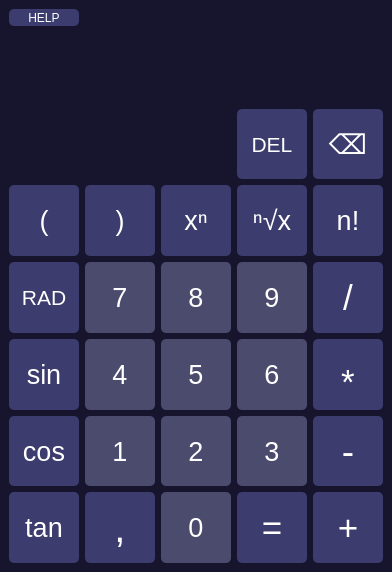
<?xml version="1.0" encoding="UTF-8"?> 
<!-- 
    Název projektu:   Calm CatCalc 

    Soubor:           mainwindow.ui 
    Autor:            Lukáš Farkašovský <xfarkal00> 
    Datum:            08.04.2024 
    Poslední změna:   19.04.2024 
    
    Tým:      Calm CatCalc Coders 
    Členové:  Farkašovský Lukáš    <xfarkal00> 
              Hýža Pavel           <xhyzapa00> 
              Kalina Jan           <xkalinj00> 
              Krejčí David         <xkrejcd00> 
--> 
<ui version="4.0"> 
<class>MainWindow</class> 
<widget class="QMainWindow" name="MainWindow"> 
  <property name="geometry"> 
   <rect> 
    <x>0</x> 
    <y>0</y> 
    <width>392</width> 
    <height>572</height> 
   </rect> 
  </property> 
  <property name="sizePolicy"> 
   <sizepolicy hsizetype="Preferred" vsizetype="Expanding"> 
    <horstretch>0</horstretch> 
    <verstretch>0</verstretch> 
   </sizepolicy> 
  </property> 
  <property name="minimumSize"> 
   <size> 
    <width>0</width> 
    <height>0</height> 
   </size> 
  </property> 
  <property name="windowTitle"> 
   <string>MainWindow</string> 
  </property> 
  <property name="styleSheet"> 
   <string notr="true">QMainWindow{ 
        background-color: rgb(23, 21, 46); 
}</string> 
  </property> 
  <widget class="QWidget" name="centralwidget"> 
   <layout class="QGridLayout" name="gridLayout"> 
    <item row="3" column="2" colspan="5"> 
     <widget class="QLineEdit" name="Display"> 
      <property name="enabled"> 
       <bool>true</bool> 
      </property> 
      <property name="sizePolicy"> 
       <sizepolicy hsizetype="Expanding" vsizetype="Expanding"> 
        <horstretch>0</horstretch> 
        <verstretch>0</verstretch> 
       </sizepolicy> 
      </property> 
      <property name="minimumSize"> 
       <size> 
        <width>70</width> 
        <height>70</height> 
       </size> 
      </property> 
      <property name="font"> 
       <font> 
        <family>Arial</family> 
        <pointsize>22</pointsize> 
       </font> 
      </property> 
      <property name="cursor"> 
       <cursorShape>IBeamCursor</cursorShape> 
      </property> 
      <property name="mouseTracking"> 
       <bool>false</bool> 
      </property> 
      <property name="tabletTracking"> 
       <bool>false</bool> 
      </property> 
      <property name="focusPolicy"> 
       <enum>Qt::FocusPolicy::NoFocus</enum> 
      </property> 
      <property name="layoutDirection"> 
       <enum>Qt::LayoutDirection::LeftToRight</enum> 
      </property> 
      <property name="styleSheet"> 
       <string notr="true">QLineEdit{ 
        /*barva pozadi tmavá a text bílý*/ 
        background-color: rgb(23, 21, 46); 
        color: white; 
        /*úprava ohraničení*/ 
        border: none; 
        border-radius: 5px; 
                padding-left: 5px; 
}</string> 
      </property> 
      <property name="inputMethodHints"> 
       <set>Qt::InputMethodHint::ImhNone</set> 
      </property> 
      <property name="text"> 
       <string/> 
      </property> 
      <property name="frame"> 
       <bool>false</bool> 
      </property> 
      <property name="alignment"> 
       <set>Qt::AlignmentFlag::AlignRight|Qt::AlignmentFlag::AlignTrailing|Qt::AlignmentFlag::AlignVCenter</set> 
      </property> 
      <property name="readOnly"> 
       <bool>true</bool> 
      </property> 
      <property name="clearButtonEnabled"> 
       <bool>false</bool> 
      </property> 
     </widget> 
    </item> 
    <item row="25" column="5"> 
     <widget class="QPushButton" name="Zrovna"> 
      <property name="sizePolicy"> 
       <sizepolicy hsizetype="Preferred" vsizetype="Expanding"> 
        <horstretch>0</horstretch> 
        <verstretch>0</verstretch> 
       </sizepolicy> 
      </property> 
      <property name="minimumSize"> 
       <size> 
        <width>70</width> 
        <height>70</height> 
       </size> 
      </property> 
      <property name="font"> 
       <font> 
        <family>Arial</family> 
        <pointsize>26</pointsize> 
       </font> 
      </property> 
      <property name="styleSheet"> 
       <string notr="true">QPushButton { 
        background-color: rgb(60, 60, 110); 
        border: none; 
        border-radius: 5px; 
                color: white; 
} 
/*pro všechny tlačítka čísel 
* když se přejede myší, zesvětlí se tlačítko 
**/ 
QPushButton::hover { 
        background-color: rgb(50, 50, 100); 
} 
QPushButton::pressed { 
        background-color: rgb(40, 40, 90); 
}</string> 
      </property> 
      <property name="text"> 
       <string>=</string> 
      </property> 
      <property name="shortcut"> 
       <string>Enter</string> 
      </property> 
     </widget> 
    </item> 
    <item row="8" column="2"> 
     <widget class="QPushButton" name="Lza"> 
      <property name="sizePolicy"> 
       <sizepolicy hsizetype="Preferred" vsizetype="Expanding"> 
        <horstretch>0</horstretch> 
        <verstretch>0</verstretch> 
       </sizepolicy> 
      </property> 
      <property name="minimumSize"> 
       <size> 
        <width>70</width> 
        <height>70</height> 
       </size> 
      </property> 
      <property name="font"> 
       <font> 
        <family>Arial</family> 
        <pointsize>20</pointsize> 
       </font> 
      </property> 
      <property name="focusPolicy"> 
       <enum>Qt::FocusPolicy::NoFocus</enum> 
      </property> 
      <property name="styleSheet"> 
       <string notr="true">QPushButton { 
        background-color: rgb(60, 60, 110); 
        border: none; 
        border-radius: 5px; 
                color: white; 
} 
/*pro všechny tlačítka čísel 
* když se přejede myší, zesvětlí se tlačítko 
**/ 
QPushButton::hover { 
        background-color: rgb(50, 50, 100); 
} 
QPushButton::pressed { 
        background-color: rgb(40, 40, 90); 
}</string> 
      </property> 
      <property name="text"> 
       <string>(</string> 
      </property> 
      <property name="shortcut"> 
       <string>(</string> 
      </property> 
     </widget> 
    </item> 
    <item row="23" column="3"> 
     <widget class="QPushButton" name="B1"> 
      <property name="sizePolicy"> 
       <sizepolicy hsizetype="Preferred" vsizetype="Expanding"> 
        <horstretch>0</horstretch> 
        <verstretch>0</verstretch> 
       </sizepolicy> 
      </property> 
      <property name="minimumSize"> 
       <size> 
        <width>70</width> 
        <height>70</height> 
       </size> 
      </property> 
      <property name="font"> 
       <font> 
        <family>Arial</family> 
        <pointsize>20</pointsize> 
       </font> 
      </property> 
      <property name="styleSheet"> 
       <string notr="true">QPushButton { 
        background-color: rgb(75, 75, 110); 
        /*odstranění ohraničení a zakulacení hran*/ 
        border: none; 
        border-radius: 5px; 
                color: white; 
} 
/*pro všechny tlačítka čísel 
* když se pčejede myší, zesvětlí se dané tlačítko 
**/ 
QPushButton::hover { 
        background-color: rgb(65, 65, 100); 
} 
/*při zmáčknutí tlačítka, se změní barva*/ 
QPushButton::pressed { 
        background-color: rgb(55, 55, 90); 
}</string> 
      </property> 
      <property name="text"> 
       <string>1</string> 
      </property> 
      <property name="shortcut"> 
       <string>1</string> 
      </property> 
     </widget> 
    </item> 
    <item row="8" column="3"> 
     <widget class="QPushButton" name="Pza"> 
      <property name="sizePolicy"> 
       <sizepolicy hsizetype="Preferred" vsizetype="Expanding"> 
        <horstretch>0</horstretch> 
        <verstretch>0</verstretch> 
       </sizepolicy> 
      </property> 
      <property name="minimumSize"> 
       <size> 
        <width>70</width> 
        <height>0</height> 
       </size> 
      </property> 
      <property name="font"> 
       <font> 
        <family>Arial</family> 
        <pointsize>20</pointsize> 
       </font> 
      </property> 
      <property name="styleSheet"> 
       <string notr="true">QPushButton { 
        background-color: rgb(60, 60, 110); 
        border: none; 
        border-radius: 5px; 
                color: white; 
} 
/*pro všechny tlačítka čísel 
* když se přejede myší, zesvětlí se tlačítko 
**/ 
QPushButton::hover { 
        background-color: rgb(50, 50, 100); 
} 
QPushButton::pressed { 
        background-color: rgb(40, 40, 90); 
}</string> 
      </property> 
      <property name="text"> 
       <string>)</string> 
      </property> 
      <property name="shortcut"> 
       <string>)</string> 
      </property> 
     </widget> 
    </item> 
    <item row="25" column="4"> 
     <widget class="QPushButton" name="B0"> 
      <property name="sizePolicy"> 
       <sizepolicy hsizetype="Preferred" vsizetype="Expanding"> 
        <horstretch>0</horstretch> 
        <verstretch>0</verstretch> 
       </sizepolicy> 
      </property> 
      <property name="minimumSize"> 
       <size> 
        <width>70</width> 
        <height>70</height> 
       </size> 
      </property> 
      <property name="font"> 
       <font> 
        <family>Arial</family> 
        <pointsize>20</pointsize> 
       </font> 
      </property> 
      <property name="styleSheet"> 
       <string notr="true">QPushButton { 
        background-color: rgb(75, 75, 110); 
        /*odstranění ohraničení a zakulacení hran*/ 
        border: none; 
        border-radius: 5px; 
                color: white; 
} 
/*pro všechny tlačítka čísel 
* když se pčejede myší, zesvětlí se dané tlačítko 
**/ 
QPushButton::hover { 
        background-color: rgb(65, 65, 100); 
} 
/*při zmáčknutí tlačítka, se změní barva*/ 
QPushButton::pressed { 
        background-color: rgb(55, 55, 90); 
}</string> 
      </property> 
      <property name="text"> 
       <string>0</string> 
      </property> 
      <property name="shortcut"> 
       <string>0</string> 
      </property> 
     </widget> 
    </item> 
    <item row="23" column="5"> 
     <widget class="QPushButton" name="B3"> 
      <property name="sizePolicy"> 
       <sizepolicy hsizetype="Preferred" vsizetype="Expanding"> 
        <horstretch>0</horstretch> 
        <verstretch>0</verstretch> 
       </sizepolicy> 
      </property> 
      <property name="minimumSize"> 
       <size> 
        <width>70</width> 
        <height>70</height> 
       </size> 
      </property> 
      <property name="font"> 
       <font> 
        <family>Arial</family> 
        <pointsize>20</pointsize> 
       </font> 
      </property> 
      <property name="styleSheet"> 
       <string notr="true">QPushButton { 
        background-color: rgb(75, 75, 110); 
        /*odstranění ohraničení a zakulacení hran*/ 
        border: none; 
        border-radius: 5px; 
                color: white; 
} 
/*pro všechny tlačítka čísel 
* když se pčejede myší, zesvětlí se dané tlačítko 
**/ 
QPushButton::hover { 
        background-color: rgb(65, 65, 100); 
} 
/*při zmáčknutí tlačítka, se změní barva*/ 
QPushButton::pressed { 
        background-color: rgb(55, 55, 90); 
}</string> 
      </property> 
      <property name="text"> 
       <string>3</string> 
      </property> 
      <property name="shortcut"> 
       <string>3</string> 
      </property> 
     </widget> 
    </item> 
    <item row="12" column="5"> 
     <widget class="QPushButton" name="B9"> 
      <property name="sizePolicy"> 
       <sizepolicy hsizetype="Preferred" vsizetype="Expanding"> 
        <horstretch>0</horstretch> 
        <verstretch>0</verstretch> 
       </sizepolicy> 
      </property> 
      <property name="minimumSize"> 
       <size> 
        <width>70</width> 
        <height>70</height> 
       </size> 
      </property> 
      <property name="maximumSize"> 
       <size> 
        <width>500</width> 
        <height>500</height> 
       </size> 
      </property> 
      <property name="font"> 
       <font> 
        <family>Arial</family> 
        <pointsize>20</pointsize> 
       </font> 
      </property> 
      <property name="styleSheet"> 
       <string notr="true">QPushButton { 
        background-color: rgb(75, 75, 110); 
        /*odstranění ohraničení a zakulacení hran*/ 
        border: none; 
        border-radius: 5px; 
                color: white; 
} 
/*pro všechny tlačítka čísel 
* když se pčejede myší, zesvětlí se dané tlačítko 
**/ 
QPushButton::hover { 
        background-color: rgb(65, 65, 100); 
} 
/*při zmáčknutí tlačítka, se změní barva*/ 
QPushButton::pressed { 
        background-color: rgb(55, 55, 90); 
}</string> 
      </property> 
      <property name="text"> 
       <string>9</string> 
      </property> 
      <property name="shortcut"> 
       <string>9</string> 
      </property> 
     </widget> 
    </item> 
    <item row="18" column="3"> 
     <widget class="QPushButton" name="B4"> 
      <property name="sizePolicy"> 
       <sizepolicy hsizetype="Preferred" vsizetype="Expanding"> 
        <horstretch>0</horstretch> 
        <verstretch>0</verstretch> 
       </sizepolicy> 
      </property> 
      <property name="minimumSize"> 
       <size> 
        <width>70</width> 
        <height>70</height> 
       </size> 
      </property> 
      <property name="font"> 
       <font> 
        <family>Arial</family> 
        <pointsize>20</pointsize> 
       </font> 
      </property> 
      <property name="styleSheet"> 
       <string notr="true">QPushButton { 
        background-color: rgb(75, 75, 110); 
        /*odstranění ohraničení a zakulacení hran*/ 
        border: none; 
        border-radius: 5px; 
                color: white; 
} 
/*pro všechny tlačítka čísel 
* když se pčejede myší, zesvětlí se dané tlačítko 
**/ 
QPushButton::hover { 
        background-color: rgb(65, 65, 100); 
} 
/*při zmáčknutí tlačítka, se změní barva*/ 
QPushButton::pressed { 
        background-color: rgb(55, 55, 90); 
}</string> 
      </property> 
      <property name="text"> 
       <string>4</string> 
      </property> 
      <property name="shortcut"> 
       <string>4</string> 
      </property> 
     </widget> 
    </item> 
    <item row="25" column="2"> 
     <widget class="QPushButton" name="Ztan"> 
      <property name="sizePolicy"> 
       <sizepolicy hsizetype="Preferred" vsizetype="Expanding"> 
        <horstretch>0</horstretch> 
        <verstretch>0</verstretch> 
       </sizepolicy> 
      </property> 
      <property name="minimumSize"> 
       <size> 
        <width>70</width> 
        <height>70</height> 
       </size> 
      </property> 
      <property name="font"> 
       <font> 
        <family>Arial</family> 
        <pointsize>20</pointsize> 
       </font> 
      </property> 
      <property name="focusPolicy"> 
       <enum>Qt::FocusPolicy::NoFocus</enum> 
      </property> 
      <property name="styleSheet"> 
       <string notr="true">QPushButton { 
        background-color: rgb(60, 60, 110); 
        border: none; 
        border-radius: 5px; 
                color: white; 
} 
/*pro všechny tlačítka čísel 
* když se přejede myší, zesvětlí se tlačítko 
**/ 
QPushButton::hover { 
        background-color: rgb(50, 50, 100); 
} 
QPushButton::pressed { 
        background-color: rgb(40, 40, 90); 
}</string> 
      </property> 
      <property name="text"> 
       <string>tan</string> 
      </property> 
      <property name="shortcut"> 
       <string>T</string> 
      </property> 
     </widget> 
    </item> 
    <item row="12" column="2"> 
     <widget class="QPushButton" name="Zdeg"> 
      <property name="sizePolicy"> 
       <sizepolicy hsizetype="Preferred" vsizetype="Expanding"> 
        <horstretch>0</horstretch> 
        <verstretch>0</verstretch> 
       </sizepolicy> 
      </property> 
      <property name="minimumSize"> 
       <size> 
        <width>70</width> 
        <height>70</height> 
       </size> 
      </property> 
      <property name="font"> 
       <font> 
        <family>Arial</family> 
        <pointsize>16</pointsize> 
       </font> 
      </property> 
      <property name="focusPolicy"> 
       <enum>Qt::FocusPolicy::NoFocus</enum> 
      </property> 
      <property name="styleSheet"> 
       <string notr="true">QPushButton { 
        background-color: rgb(60, 60, 110); 
        border: none; 
        border-radius: 5px; 
                color: white; 
} 
/*pro všechny tlačítka čísel 
* když se přejede myší, zesvětlí se tlačítko 
**/ 
QPushButton::hover { 
        background-color: rgb(50, 50, 100); 
} 
QPushButton::pressed { 
        background-color: rgb(40, 40, 90); 
}</string> 
      </property> 
      <property name="text"> 
       <string>RAD</string> 
      </property> 
      <property name="shortcut"> 
       <string>D</string> 
      </property> 
      <property name="autoRepeat"> 
       <bool>false</bool> 
      </property> 
      <property name="autoExclusive"> 
       <bool>false</bool> 
      </property> 
      <property name="flat"> 
       <bool>false</bool> 
      </property> 
     </widget> 
    </item> 
    <item row="18" column="6"> 
     <widget class="QPushButton" name="Zkrat"> 
      <property name="sizePolicy"> 
       <sizepolicy hsizetype="Preferred" vsizetype="Expanding"> 
        <horstretch>0</horstretch> 
        <verstretch>0</verstretch> 
       </sizepolicy> 
      </property> 
      <property name="minimumSize"> 
       <size> 
        <width>70</width> 
        <height>70</height> 
       </size> 
      </property> 
      <property name="font"> 
       <font> 
        <family>Arial</family> 
        <pointsize>26</pointsize> 
       </font> 
      </property> 
      <property name="styleSheet"> 
       <string notr="true">QPushButton { 
        background-color: rgb(60, 60, 110); 
        border: none; 
        border-radius: 5px; 
                color: white; 
                /*zarovnání hvězdičky na střed*/ 
                padding-top: 15px; 
} 
/*pro všechny tlačítka čísel 
* kdyz se přejede myší, zesvětlí dané tlačítko 
*/ 
QPushButton::hover { 
        background-color: rgb(50, 50, 100); 
} 
QPushButton::pressed { 
        background-color: rgb(40, 40, 90); 
}</string> 
      </property> 
      <property name="text"> 
       <string>*</string> 
      </property> 
      <property name="shortcut"> 
       <string>*</string> 
      </property> 
     </widget> 
    </item> 
    <item row="25" column="6"> 
     <widget class="QPushButton" name="Zplus"> 
      <property name="sizePolicy"> 
       <sizepolicy hsizetype="Preferred" vsizetype="Expanding"> 
        <horstretch>0</horstretch> 
        <verstretch>0</verstretch> 
       </sizepolicy> 
      </property> 
      <property name="minimumSize"> 
       <size> 
        <width>70</width> 
        <height>70</height> 
       </size> 
      </property> 
      <property name="font"> 
       <font> 
        <family>Arial</family> 
        <pointsize>26</pointsize> 
       </font> 
      </property> 
      <property name="styleSheet"> 
       <string notr="true">QPushButton { 
        background-color: rgb(60, 60, 110); 
        border: none; 
        border-radius: 5px; 
                color: white; 
} 
/*pro všechny tlačítka čísel 
* když se přejede myší, zesvětlí se tlačítko 
**/ 
QPushButton::hover { 
        background-color: rgb(50, 50, 100); 
} 
QPushButton::pressed { 
        background-color: rgb(40, 40, 90); 
}</string> 
      </property> 
      <property name="text"> 
       <string>+</string> 
      </property> 
      <property name="shortcut"> 
       <string>+</string> 
      </property> 
     </widget> 
    </item> 
    <item row="7" column="6"> 
     <widget class="QPushButton" name="Zdel_ch"> 
      <property name="sizePolicy"> 
       <sizepolicy hsizetype="Preferred" vsizetype="Expanding"> 
        <horstretch>0</horstretch> 
        <verstretch>0</verstretch> 
       </sizepolicy> 
      </property> 
      <property name="minimumSize"> 
       <size> 
        <width>70</width> 
        <height>70</height> 
       </size> 
      </property> 
      <property name="font"> 
       <font> 
        <family>Arial</family> 
        <pointsize>20</pointsize> 
       </font> 
      </property> 
      <property name="styleSheet"> 
       <string notr="true">QPushButton { 
        background-color: rgb(60, 60, 110); 
        border: none; 
        border-radius: 5px; 
                color: white; 
} 
/*pro všechny tlačítka čísel 
* když se přejede myší, zesvětlí se tlačítko 
**/ 
QPushButton::hover { 
        background-color: rgb(50, 50, 100); 
} 
QPushButton::pressed { 
        background-color: rgb(40, 40, 90); 
}</string> 
      </property> 
      <property name="text"> 
       <string>⌫</string> 
      </property> 
      <property name="shortcut"> 
       <string>Backspace</string> 
      </property> 
     </widget> 
    </item> 
    <item row="18" column="2"> 
     <widget class="QPushButton" name="Zsin"> 
      <property name="sizePolicy"> 
       <sizepolicy hsizetype="Preferred" vsizetype="Expanding"> 
        <horstretch>0</horstretch> 
        <verstretch>0</verstretch> 
       </sizepolicy> 
      </property> 
      <property name="minimumSize"> 
       <size> 
        <width>70</width> 
        <height>70</height> 
       </size> 
      </property> 
      <property name="font"> 
       <font> 
        <family>Arial</family> 
        <pointsize>20</pointsize> 
       </font> 
      </property> 
      <property name="focusPolicy"> 
       <enum>Qt::FocusPolicy::NoFocus</enum> 
      </property> 
      <property name="styleSheet"> 
       <string notr="true">QPushButton { 
        background-color: rgb(60, 60, 110); 
        border: none; 
        border-radius: 5px; 
                color: white; 
} 
/*pro všechny tlačítka čísel 
* když se přejede myší, zesvětlí se tlačítko 
**/ 
QPushButton::hover { 
        background-color: rgb(50, 50, 100); 
} 
QPushButton::pressed { 
        background-color: rgb(40, 40, 90); 
}</string> 
      </property> 
      <property name="text"> 
       <string>sin</string> 
      </property> 
      <property name="shortcut"> 
       <string>S</string> 
      </property> 
     </widget> 
    </item> 
    <item row="23" column="6"> 
     <widget class="QPushButton" name="Zminus"> 
      <property name="sizePolicy"> 
       <sizepolicy hsizetype="Preferred" vsizetype="Expanding"> 
        <horstretch>0</horstretch> 
        <verstretch>0</verstretch> 
       </sizepolicy> 
      </property> 
      <property name="minimumSize"> 
       <size> 
        <width>70</width> 
        <height>70</height> 
       </size> 
      </property> 
      <property name="font"> 
       <font> 
        <family>Arial</family> 
        <pointsize>28</pointsize> 
       </font> 
      </property> 
      <property name="styleSheet"> 
       <string notr="true">QPushButton { 
        background-color: rgb(60, 60, 110); 
        border: none; 
        border-radius: 5px; 
                color: white; 
} 
/*pro všechny tlačítka čísel 
* když se přejede myší, zesvětlí se tlačítko 
**/ 
QPushButton::hover { 
        background-color: rgb(50, 50, 100); 
} 
QPushButton::pressed { 
        background-color: rgb(40, 40, 90); 
}</string> 
      </property> 
      <property name="text"> 
       <string>-</string> 
      </property> 
      <property name="shortcut"> 
       <string>-</string> 
      </property> 
     </widget> 
    </item> 
    <item row="18" column="5"> 
     <widget class="QPushButton" name="B6"> 
      <property name="sizePolicy"> 
       <sizepolicy hsizetype="Preferred" vsizetype="Expanding"> 
        <horstretch>0</horstretch> 
        <verstretch>0</verstretch> 
       </sizepolicy> 
      </property> 
      <property name="minimumSize"> 
       <size> 
        <width>70</width> 
        <height>70</height> 
       </size> 
      </property> 
      <property name="font"> 
       <font> 
        <family>Arial</family> 
        <pointsize>20</pointsize> 
       </font> 
      </property> 
      <property name="styleSheet"> 
       <string notr="true">QPushButton { 
        background-color: rgb(75, 75, 110); 
        /*odstranění ohraničení a zakulacení hran*/ 
        border: none; 
        border-radius: 5px; 
                color: white; 
} 
/*pro všechny tlačítka čísel 
* když se pčejede myší, zesvětlí se dané tlačítko 
**/ 
QPushButton::hover { 
        background-color: rgb(65, 65, 100); 
} 
/*při zmáčknutí tlačítka, se změní barva*/ 
QPushButton::pressed { 
        background-color: rgb(55, 55, 90); 
}</string> 
      </property> 
      <property name="text"> 
       <string>6</string> 
      </property> 
      <property name="shortcut"> 
       <string>6</string> 
      </property> 
     </widget> 
    </item> 
    <item row="25" column="3"> 
     <widget class="QPushButton" name="Zcarka"> 
      <property name="sizePolicy"> 
       <sizepolicy hsizetype="Preferred" vsizetype="Expanding"> 
        <horstretch>0</horstretch> 
        <verstretch>0</verstretch> 
       </sizepolicy> 
      </property> 
      <property name="minimumSize"> 
       <size> 
        <width>70</width> 
        <height>70</height> 
       </size> 
      </property> 
      <property name="font"> 
       <font> 
        <family>Arial</family> 
        <pointsize>30</pointsize> 
       </font> 
      </property> 
      <property name="styleSheet"> 
       <string notr="true">QPushButton { 
        background-color: rgb(60, 60, 110); 
        border: none; 
        border-radius: 5px; 
                color: white; 
} 
/*pro všechny tlačítka čísel 
* když se přejede myší, zesvětlí se tlačítko 
**/ 
QPushButton::hover { 
        background-color: rgb(50, 50, 100); 
} 
QPushButton::pressed { 
        background-color: rgb(40, 40, 90); 
}</string> 
      </property> 
      <property name="text"> 
       <string>,</string> 
      </property> 
      <property name="shortcut"> 
       <string>,</string> 
      </property> 
     </widget> 
    </item> 
    <item row="23" column="2"> 
     <widget class="QPushButton" name="Zcos"> 
      <property name="sizePolicy"> 
       <sizepolicy hsizetype="Preferred" vsizetype="Expanding"> 
        <horstretch>0</horstretch> 
        <verstretch>0</verstretch> 
       </sizepolicy> 
      </property> 
      <property name="minimumSize"> 
       <size> 
        <width>70</width> 
        <height>70</height> 
       </size> 
      </property> 
      <property name="font"> 
       <font> 
        <family>Arial</family> 
        <pointsize>20</pointsize> 
       </font> 
      </property> 
      <property name="focusPolicy"> 
       <enum>Qt::FocusPolicy::NoFocus</enum> 
      </property> 
      <property name="styleSheet"> 
       <string notr="true">QPushButton { 
        background-color: rgb(60, 60, 110); 
        border: none; 
        border-radius: 5px; 
                color: white; 
} 
/*pro všechny tlačítka čísel 
* když se přejede myší, zesvětlí se tlačítko 
**/ 
QPushButton::hover { 
        background-color: rgb(50, 50, 100); 
} 
QPushButton::pressed { 
        background-color: rgb(40, 40, 90); 
}</string> 
      </property> 
      <property name="text"> 
       <string>cos</string> 
      </property> 
      <property name="shortcut"> 
       <string>C</string> 
      </property> 
     </widget> 
    </item> 
    <item row="7" column="5"> 
     <widget class="QPushButton" name="DELETE"> 
      <property name="sizePolicy"> 
       <sizepolicy hsizetype="Preferred" vsizetype="Expanding"> 
        <horstretch>0</horstretch> 
        <verstretch>0</verstretch> 
       </sizepolicy> 
      </property> 
      <property name="minimumSize"> 
       <size> 
        <width>70</width> 
        <height>0</height> 
       </size> 
      </property> 
      <property name="font"> 
       <font> 
        <family>Arial</family> 
        <pointsize>16</pointsize> 
       </font> 
      </property> 
      <property name="styleSheet"> 
       <string notr="true">QPushButton { 
        background-color: rgb(60, 60, 110); 
        border: none; 
        border-radius: 5px; 
                color: white; 
} 
/*pro všechny tlačítka čísel 
* když se přejede myší, zesvětlí se tlačítko 
**/ 
QPushButton::hover { 
        background-color: rgb(50, 50, 100); 
} 
QPushButton::pressed { 
        background-color: rgb(40, 40, 90); 
}</string> 
      </property> 
      <property name="text"> 
       <string>DEL</string> 
      </property> 
      <property name="shortcut"> 
       <string>Del</string> 
      </property> 
     </widget> 
    </item> 
    <item row="8" column="6"> 
     <widget class="QPushButton" name="Zfact"> 
      <property name="sizePolicy"> 
       <sizepolicy hsizetype="Preferred" vsizetype="Expanding"> 
        <horstretch>0</horstretch> 
        <verstretch>0</verstretch> 
       </sizepolicy> 
      </property> 
      <property name="minimumSize"> 
       <size> 
        <width>70</width> 
        <height>70</height> 
       </size> 
      </property> 
      <property name="font"> 
       <font> 
        <family>Arial</family> 
        <pointsize>20</pointsize> 
        <kerning>true</kerning> 
       </font> 
      </property> 
      <property name="styleSheet"> 
       <string notr="true">QPushButton { 
        background-color: rgb(60, 60, 110); 
        border: none; 
        border-radius: 5px; 
                color: white; 
} 
/*pro všechny tlačítka čísel 
* když se přejede myší, zesvětlí se tlačítko 
**/ 
QPushButton::hover { 
        background-color: rgb(50, 50, 100); 
} 
QPushButton::pressed { 
        background-color: rgb(40, 40, 90); 
}</string> 
      </property> 
      <property name="text"> 
       <string>n!</string> 
      </property> 
      <property name="shortcut"> 
       <string>!</string> 
      </property> 
     </widget> 
    </item> 
    <item row="18" column="4"> 
     <widget class="QPushButton" name="B5"> 
      <property name="sizePolicy"> 
       <sizepolicy hsizetype="Preferred" vsizetype="Expanding"> 
        <horstretch>0</horstretch> 
        <verstretch>0</verstretch> 
       </sizepolicy> 
      </property> 
      <property name="minimumSize"> 
       <size> 
        <width>70</width> 
        <height>70</height> 
       </size> 
      </property> 
      <property name="font"> 
       <font> 
        <family>Arial</family> 
        <pointsize>20</pointsize> 
       </font> 
      </property> 
      <property name="styleSheet"> 
       <string notr="true">QPushButton { 
        background-color: rgb(75, 75, 110); 
        /*odstranění ohraničení a zakulacení hran*/ 
        border: none; 
        border-radius: 5px; 
                color: white; 
} 
/*pro všechny tlačítka čísel 
* když se pčejede myší, zesvětlí se dané tlačítko 
**/ 
QPushButton::hover { 
        background-color: rgb(65, 65, 100); 
} 
/*při zmáčknutí tlačítka, se změní barva*/ 
QPushButton::pressed { 
        background-color: rgb(55, 55, 90); 
}</string> 
      </property> 
      <property name="text"> 
       <string>5</string> 
      </property> 
      <property name="shortcut"> 
       <string>5</string> 
      </property> 
     </widget> 
    </item> 
    <item row="12" column="4"> 
     <widget class="QPushButton" name="B8"> 
      <property name="sizePolicy"> 
       <sizepolicy hsizetype="Preferred" vsizetype="Expanding"> 
        <horstretch>0</horstretch> 
        <verstretch>0</verstretch> 
       </sizepolicy> 
      </property> 
      <property name="minimumSize"> 
       <size> 
        <width>70</width> 
        <height>70</height> 
       </size> 
      </property> 
      <property name="font"> 
       <font> 
        <family>Arial</family> 
        <pointsize>20</pointsize> 
       </font> 
      </property> 
      <property name="styleSheet"> 
       <string notr="true">QPushButton { 
        background-color: rgb(75, 75, 110); 
        /*odstranění ohraničení a zakulacení hran*/ 
        border: none; 
        border-radius: 5px; 
                color: white; 
} 
/*pro všechny tlačítka čísel 
* když se pčejede myší, zesvětlí se dané tlačítko 
**/ 
QPushButton::hover { 
        background-color: rgb(65, 65, 100); 
} 
/*při zmáčknutí tlačítka, se změní barva*/ 
QPushButton::pressed { 
        background-color: rgb(55, 55, 90); 
}</string> 
      </property> 
      <property name="text"> 
       <string>8</string> 
      </property> 
      <property name="shortcut"> 
       <string>8</string> 
      </property> 
     </widget> 
    </item> 
    <item row="23" column="4"> 
     <widget class="QPushButton" name="B2"> 
      <property name="sizePolicy"> 
       <sizepolicy hsizetype="Preferred" vsizetype="Expanding"> 
        <horstretch>0</horstretch> 
        <verstretch>0</verstretch> 
       </sizepolicy> 
      </property> 
      <property name="minimumSize"> 
       <size> 
        <width>70</width> 
        <height>70</height> 
       </size> 
      </property> 
      <property name="font"> 
       <font> 
        <family>Arial</family> 
        <pointsize>20</pointsize> 
       </font> 
      </property> 
      <property name="styleSheet"> 
       <string notr="true">QPushButton { 
        background-color: rgb(75, 75, 110); 
        /*odstranění ohraničení a zakulacení hran*/ 
        border: none; 
        border-radius: 5px; 
                color: white; 
} 
/*pro všechny tlačítka čísel 
* když se pčejede myší, zesvětlí se dané tlačítko 
**/ 
QPushButton::hover { 
        background-color: rgb(65, 65, 100); 
} 
/*při zmáčknutí tlačítka, se změní barva*/ 
QPushButton::pressed { 
        background-color: rgb(55, 55, 90); 
}</string> 
      </property> 
      <property name="text"> 
       <string>2</string> 
      </property> 
      <property name="shortcut"> 
       <string>2</string> 
      </property> 
     </widget> 
    </item> 
    <item row="8" column="4"> 
     <widget class="QPushButton" name="Zmoc"> 
      <property name="sizePolicy"> 
       <sizepolicy hsizetype="Preferred" vsizetype="Expanding"> 
        <horstretch>0</horstretch> 
        <verstretch>0</verstretch> 
       </sizepolicy> 
      </property> 
      <property name="minimumSize"> 
       <size> 
        <width>70</width> 
        <height>70</height> 
       </size> 
      </property> 
      <property name="font"> 
       <font> 
        <family>Arial</family> 
        <pointsize>20</pointsize> 
       </font> 
      </property> 
      <property name="styleSheet"> 
       <string notr="true">QPushButton { 
        background-color: rgb(60, 60, 110); 
        border: none; 
        border-radius: 5px; 
                color: white; 
} 
/*pro všechny tlačítka čísel 
* když se přejede myší, zesvětlí se tlačítko 
**/ 
QPushButton::hover { 
        background-color: rgb(50, 50, 100); 
} 
QPushButton::pressed { 
        background-color: rgb(40, 40, 90); 
}</string> 
      </property> 
      <property name="text"> 
       <string>xⁿ</string> 
      </property> 
      <property name="shortcut"> 
       <string>E</string> 
      </property> 
     </widget> 
    </item> 
    <item row="8" column="5"> 
     <widget class="QPushButton" name="Zodmo"> 
      <property name="sizePolicy"> 
       <sizepolicy hsizetype="Preferred" vsizetype="Expanding"> 
        <horstretch>0</horstretch> 
        <verstretch>0</verstretch> 
       </sizepolicy> 
      </property> 
      <property name="minimumSize"> 
       <size> 
        <width>70</width> 
        <height>70</height> 
       </size> 
      </property> 
      <property name="font"> 
       <font> 
        <family>Arial</family> 
        <pointsize>20</pointsize> 
       </font> 
      </property> 
      <property name="styleSheet"> 
       <string notr="true">QPushButton { 
        background-color: rgb(60, 60, 110); 
        border: none; 
        border-radius: 5px; 
                color: white; 
} 
/*pro všechny tlačítka čísel 
* když se přejede myší, zesvětlí se tlačítko 
**/ 
QPushButton::hover { 
        background-color: rgb(50, 50, 100); 
} 
QPushButton::pressed { 
        background-color: rgb(40, 40, 90); 
}</string> 
      </property> 
      <property name="text"> 
       <string>ⁿ√x</string> 
      </property> 
      <property name="shortcut"> 
       <string>R</string> 
      </property> 
     </widget> 
    </item> 
    <item row="12" column="3"> 
     <widget class="QPushButton" name="B7"> 
      <property name="sizePolicy"> 
       <sizepolicy hsizetype="Preferred" vsizetype="Expanding"> 
        <horstretch>0</horstretch> 
        <verstretch>0</verstretch> 
       </sizepolicy> 
      </property> 
      <property name="minimumSize"> 
       <size> 
        <width>70</width> 
        <height>70</height> 
       </size> 
      </property> 
      <property name="font"> 
       <font> 
        <family>Arial</family> 
        <pointsize>20</pointsize> 
       </font> 
      </property> 
      <property name="styleSheet"> 
       <string notr="true">QPushButton { 
        background-color: rgb(75, 75, 110); 
        /*odstranění ohraničení a zakulacení hran*/ 
        border: none; 
        border-radius: 5px; 
                color: white; 
} 
/*pro všechny tlačítka čísel 
* když se pčejede myší, zesvětlí se dané tlačítko 
**/ 
QPushButton::hover { 
        background-color: rgb(65, 65, 100); 
} 
/*při zmáčknutí tlačítka, se změní barva*/ 
QPushButton::pressed { 
        background-color: rgb(55, 55, 90); 
}</string> 
      </property> 
      <property name="text"> 
       <string>7</string> 
      </property> 
      <property name="shortcut"> 
       <string>7</string> 
      </property> 
     </widget> 
    </item> 
    <item row="7" column="2" colspan="3"> 
     <widget class="QLineEdit" name="vysledek"> 
      <property name="enabled"> 
       <bool>true</bool> 
      </property> 
      <property name="sizePolicy"> 
       <sizepolicy hsizetype="Preferred" vsizetype="Expanding"> 
        <horstretch>0</horstretch> 
        <verstretch>0</verstretch> 
       </sizepolicy> 
      </property> 
      <property name="font"> 
       <font> 
        <family>Arial</family> 
        <pointsize>22</pointsize> 
       </font> 
      </property> 
      <property name="mouseTracking"> 
       <bool>false</bool> 
      </property> 
      <property name="focusPolicy"> 
       <enum>Qt::FocusPolicy::NoFocus</enum> 
      </property> 
      <property name="layoutDirection"> 
       <enum>Qt::LayoutDirection::LeftToRight</enum> 
      </property> 
      <property name="styleSheet"> 
       <string notr="true">QLineEdit{ 
        /*barva pozadi tmavá a text bílý*/ 
        background-color: rgb(23, 21, 46); 
        color: white; 
        /*úprava ohraničení*/ 
        border: none; 
        border-radius: 5px; 
                padding-left: 5px; 
}</string> 
      </property> 
      <property name="maxLength"> 
       <number>32776</number> 
      </property> 
      <property name="frame"> 
       <bool>false</bool> 
      </property> 
      <property name="alignment"> 
       <set>Qt::AlignmentFlag::AlignLeading|Qt::AlignmentFlag::AlignLeft|Qt::AlignmentFlag::AlignVCenter</set> 
      </property> 
      <property name="dragEnabled"> 
       <bool>false</bool> 
      </property> 
      <property name="readOnly"> 
       <bool>true</bool> 
      </property> 
      <property name="cursorMoveStyle"> 
       <enum>Qt::CursorMoveStyle::LogicalMoveStyle</enum> 
      </property> 
      <property name="clearButtonEnabled"> 
       <bool>false</bool> 
      </property> 
     </widget> 
    </item> 
    <item row="12" column="6"> 
     <widget class="QPushButton" name="Zdeleno"> 
      <property name="sizePolicy"> 
       <sizepolicy hsizetype="Preferred" vsizetype="Expanding"> 
        <horstretch>0</horstretch> 
        <verstretch>0</verstretch> 
       </sizepolicy> 
      </property> 
      <property name="minimumSize"> 
       <size> 
        <width>70</width> 
        <height>70</height> 
       </size> 
      </property> 
      <property name="font"> 
       <font> 
        <family>Arial</family> 
        <pointsize>26</pointsize> 
       </font> 
      </property> 
      <property name="styleSheet"> 
       <string notr="true">QPushButton { 
        background-color: rgb(60, 60, 110); 
        border: none; 
        border-radius: 5px; 
                color: white; 
} 
/*pro všechny tlačítka čísel 
* když se přejede myší, zesvětlí se tlačítko 
**/ 
QPushButton::hover { 
        background-color: rgb(50, 50, 100); 
} 
QPushButton::pressed { 
        background-color: rgb(40, 40, 90); 
}</string> 
      </property> 
      <property name="text"> 
       <string>/</string> 
      </property> 
      <property name="shortcut"> 
       <string>/</string> 
      </property> 
     </widget> 
    </item> 
    <item row="2" column="2"> 
     <widget class="QToolButton" name="toolButton"> 
      <property name="sizePolicy"> 
       <sizepolicy hsizetype="Preferred" vsizetype="Preferred"> 
        <horstretch>0</horstretch> 
        <verstretch>0</verstretch> 
       </sizepolicy> 
      </property> 
      <property name="focusPolicy"> 
       <enum>Qt::FocusPolicy::NoFocus</enum> 
      </property> 
      <property name="acceptDrops"> 
       <bool>false</bool> 
      </property> 
      <property name="styleSheet"> 
       <string notr="true">QToolButton { 
        background-color: rgb(60, 60, 110); 
        border: none; 
        border-radius: 5px; 
                color: white; 
} 
/*pro všechny tlačítka čísel 
* když se přejede myší, zesvětlí se tlačítko 
**/ 
QToolButton::hover { 
        background-color: rgb(50, 50, 100); 
} 
QToolButton::pressed { 
        background-color: rgb(40, 40, 90); 
}</string> 
      </property> 
      <property name="text"> 
       <string>HELP</string> 
      </property> 
      <property name="checkable"> 
       <bool>false</bool> 
      </property> 
      <property name="autoRepeat"> 
       <bool>false</bool> 
      </property> 
     </widget> 
    </item> 
   </layout> 
  </widget> 
</widget> 
<resources/> 
<connections/> 
</ui> 
<!-- konec 'mainwindow.ui' --> 
